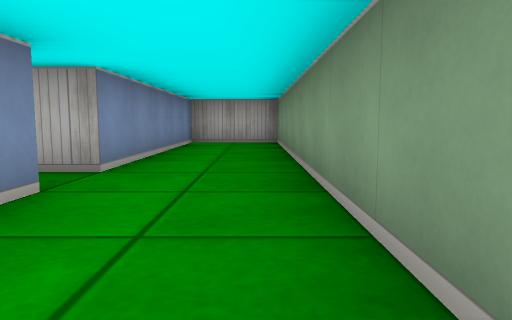
View 1 (above)

12 first-person views from a walk through a cub3D maze. The camera is about half as high as the walls, tilts 6° down and sees 70° across. The floor is counted in squares. Each view is taken from the middle of a square. On the plan, view 1 faces up. The plan holds only what a view shows up to about 9 squares ahead; the rest is blank.

View 2
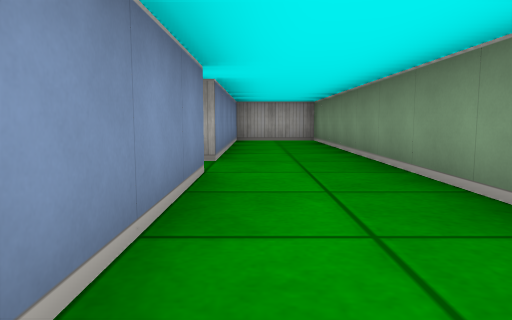

View 3
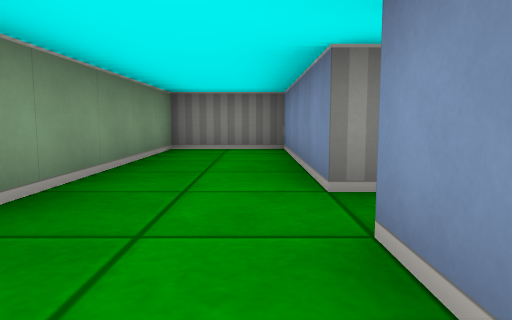

View 4
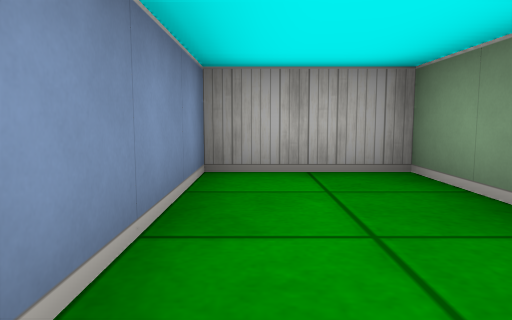

View 5
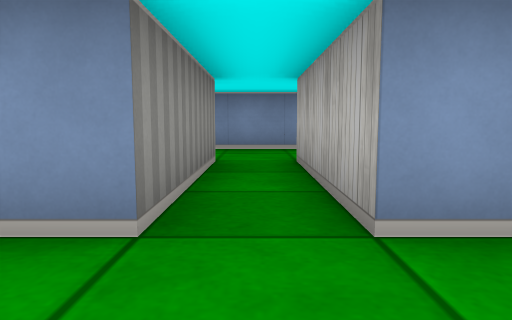

View 6
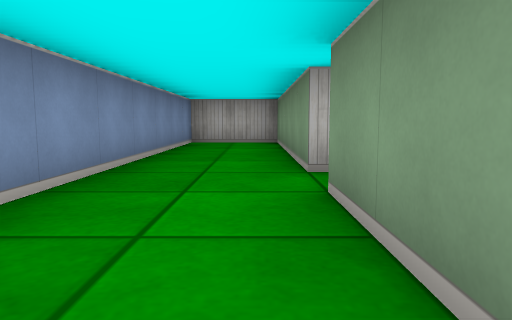

View 7
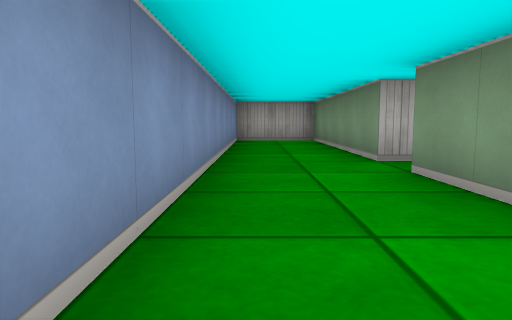

View 8
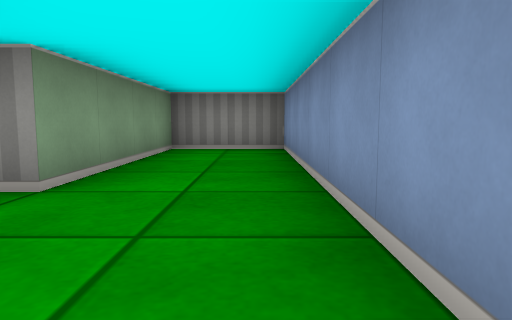

View 9
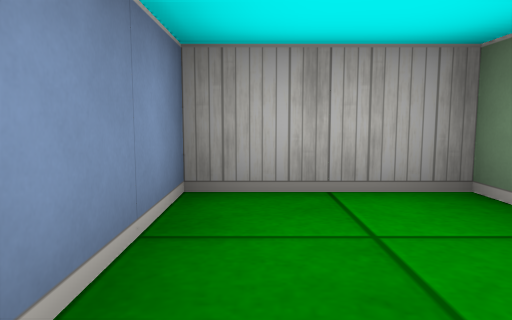

View 10
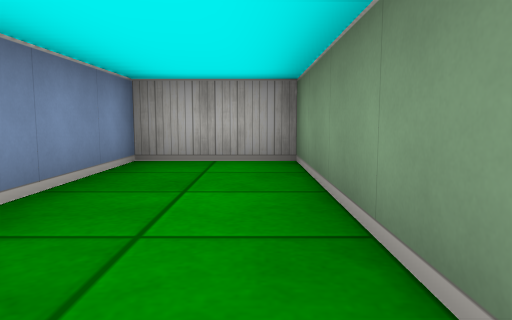

View 11
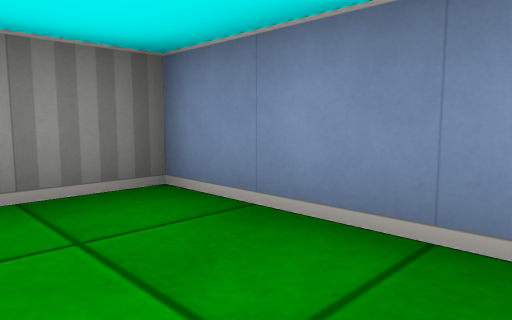

View 12
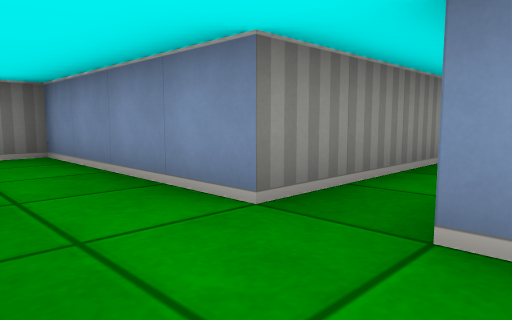

### Floor plan
Ten units are one square. View 1 is at (0, 0); x grows to the right and y downward. Boxes are objects, and circles mark ways between rooms. Rooms are numbered by the first view taken in them; rooms with no view inside come last. Other rooms are left out.
<svg viewBox="-70 -90 80 110">
<path fill="none" stroke="#000" d="M-15 -25 -15 15 5 15 5 -85 -15 -85 -15 -35M-15 -35 -45 -35 -45 -85 -65 -85 -65 15 -45 15 -45 -25 -15 -25"/>
<circle cx="-20" cy="-30" r="3" fill="#2a7"/>
<text x="-10" y="-40">1</text>
<text x="-50" y="-30">2</text>
</svg>
Room 1 opens to room 2.

Where each view was taken, in squares from view 1:
view 1: 0 up, 0 right, facing up
view 2: 1 down, 1 left, facing up
view 3: 5 up, 1 left, facing down
view 4: 5 up, 1 left, facing up
view 5: 3 up, 0 right, facing left
view 6: 0 up, 5 left, facing up
view 7: 1 down, 6 left, facing up
view 8: 5 up, 6 left, facing down
view 9: 6 up, 6 left, facing up
view 10: 4 up, 5 left, facing up
view 11: 1 up, 5 left, facing down-left
view 12: 4 up, 0 right, facing down-left
